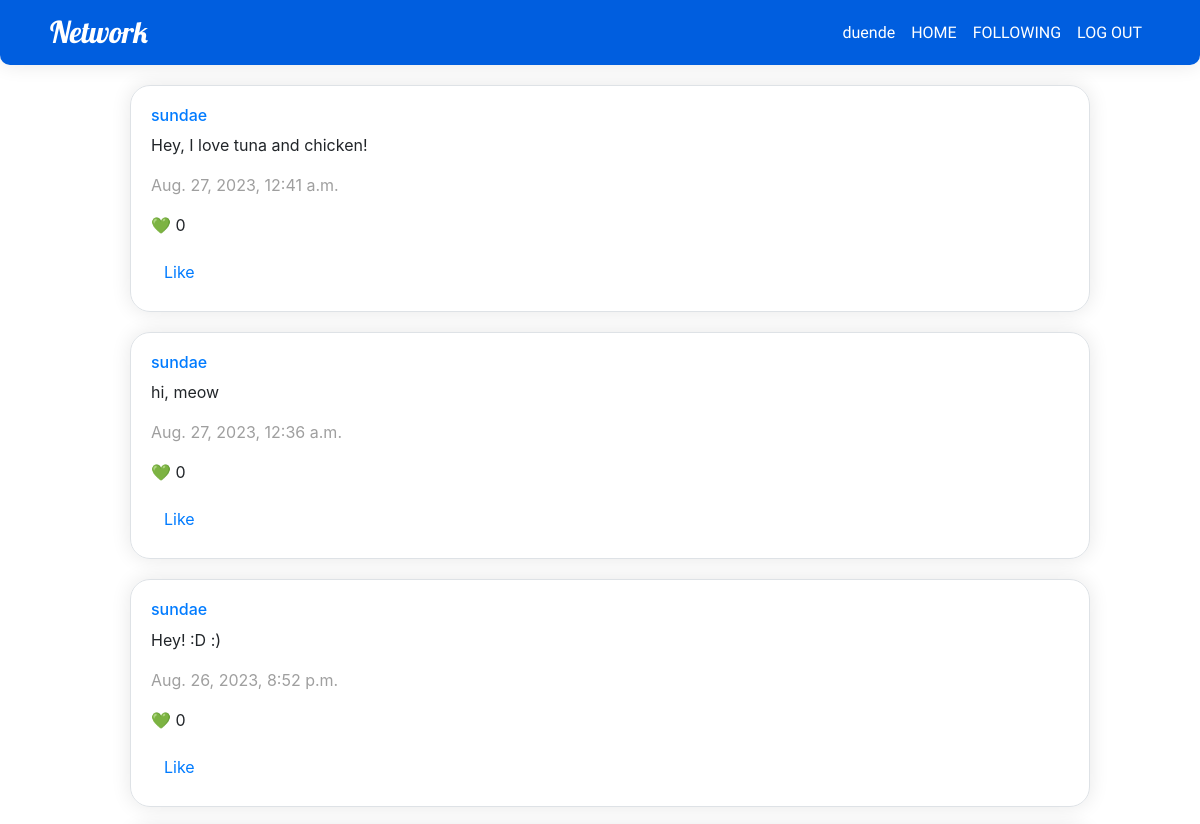
Page /following (signed in, upper part) on the earlier database version.
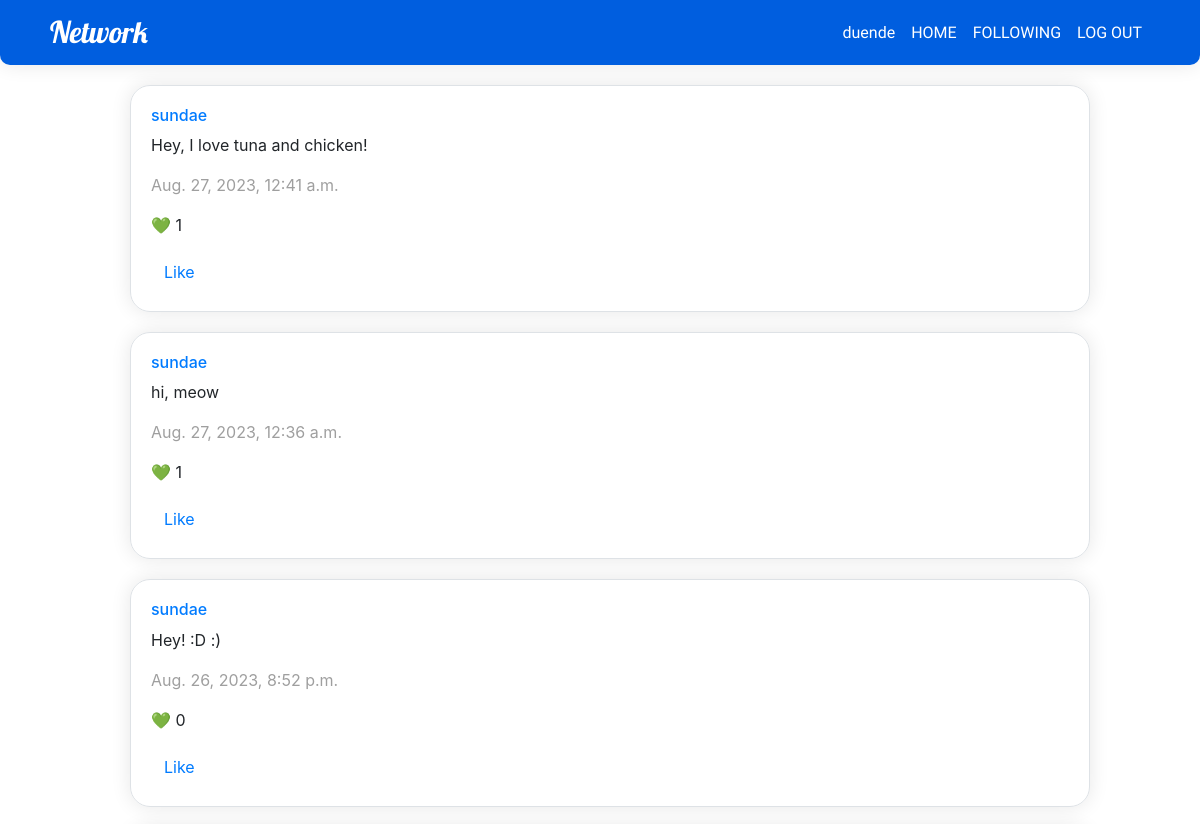
Same page on the later database version.
### network/models.py (models this page shows, shortened)
class Post(models.Model):
    content = models.CharField(max_length=140)
    user = models.ForeignKey(User, related_name=("author"), on_delete=models.CASCADE)
    date = models.DateTimeField(auto_now_add=True)
    likedBy = models.ManyToManyField(User, null=True, blank=True, related_name="likedBy")
    likes = models.IntegerField(default=0)

class User(AbstractUser):
    followers = models.ManyToManyField('self', symmetrical=False, related_name='user_followers')
    follows = models.ManyToManyField('self', symmetrical=False, related_name='user_follows')

### network/views.py (the view)
# urls.py: path("following", views.following, name="following"),
def following(request):
    actualUser = request.user
    actualProfile = User.objects.get(pk=actualUser.id)
    whoFollows = actualProfile.follows.all()
    posts = Post.objects.filter(user__in=whoFollows).order_by('-date')
    paginator = Paginator(posts, 10)
    page_number = request.GET.get('page')
    page_obj = paginator.get_page(page_number)
    user_in = request.user
    if user_in.is_authenticated:
        liked_post_ids = Like.objects.filter(whoLiked=user_in).values_list('postLiked_id', flat=True)
    else:
        liked_post_ids =[]
    return render(request, 'network/following.html', {
        'page_obj': page_obj,
        "userIn": user_in,
        "likedPostsId": liked_post_ids
        })

### network/templates/network/following.html (shortened to what this page needs)
{% extends "network/layout.html" %} {% block body %}
<div class="container-center">
{% for post in page_obj %}
<div class="newpost border mt-2" id="post-{{ post.id }}">
    <h6><a href="{% url 'user_profile' id=post.user.id %}">{{post.user}}</a></h6>
    <p id="content-{{ post.id }}">{{post.content}}</p>
    <p style="color:#9F9F9F;">{{post.date}}</p>
    <p id="likes-{{post.id}}">	&#128154 {{post.likes}}</p>
    {% if user.is_authenticated %}
    {% if post.id in likedPostsId %}
      {% csrf_token %}
      <button id="unlike-button-{{post.id}}" onclick="unLike({{post.id}})" class="btn btn-link">UnLike</button>
    {% else %}
      <button id="like-button-{{post.id}}" onclick="like({{post.id}})" class="btn btn-link">Like</button>
    {% endif %}
    {% endif %}
</div>
{% endfor %}
</div>
{% endblock %}

Differences in the rows shown:
changed Post "Hey, I love tuna and chicken!": likes "0" → "1"
changed Post "hi, meow": likes "0" → "1"
